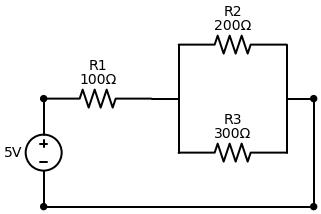

Reproduce this figure in Python.
# diagram.py 파일 상단에 추가할 코드

import matplotlib
import matplotlib
matplotlib.use('TkAgg')  # 또는 'Qt5Agg', 'WxAgg' 등 다른 대화형 백엔드
# 이후 schemdraw 코드 실행
# Streamlit 환경에서 GUI 오류를 방지하기 위해 Agg 백엔드 사용
import os
from typing import List, Dict

#if 'STREAMLIT_SERVER_PORT' in os.environ:
#    matplotlib.use('Agg')
#else:
#    matplotlib.use('Qt5Agg')

import matplotlib.pyplot as plt
import cv2
import schemdraw
import schemdraw.elements as e
import networkx as nx
import argparse
from io import BytesIO
import numpy as np
from PIL import Image
import cv2
from collections import defaultdict

# diagram.py에 추가할 함수들

def drawDiagramFromSpice(spice_file: str, output_path: str = None) -> schemdraw.Drawing:
    """
    SPICE 넷리스트 파일로부터 회로도를 생성합니다.
    
    Args:
        spice_file: SPICE 넷리스트 파일 경로
        output_path: 출력 이미지 파일 경로 (선택사항)
    
    Returns:
        schemdraw.Drawing 객체
    """
    from spice_parser import SpiceParser
    
    # SPICE 파일 파싱
    parser = SpiceParser()
    circuit_data = parser.parse_file(spice_file)
    
    # 컴포넌트를 networkx 그래프로 변환
    G = build_graph_from_spice(circuit_data['components'])
    
    # 회로 토폴로지 분석
    circuit_levels = analyze_spice_topology(G, circuit_data['components'])
    
    # 회로도 그리기
    d = drawDiagramFromSpiceComponents(circuit_data['components'], circuit_levels)
    
    if output_path:
        d.save(output_path)
    
    return d


def build_graph_from_spice(components: List[Dict]) -> nx.Graph:
    """
    SPICE 컴포넌트 리스트로부터 networkx 그래프를 생성합니다.
    """
    G = nx.Graph()
    
    # 노드(넷) 추가
    all_nodes = set()
    for comp in components:
        if isinstance(comp['nodes'], tuple):
            for node in comp['nodes']:
                all_nodes.add(node)
    
    G.add_nodes_from(all_nodes)
    
    # 컴포넌트를 엣지로 추가
    for comp in components:
        if comp['type'] in ['Resistor', 'Capacitor', 'Inductor', 'VoltageSource', 
                           'CurrentSource', 'Diode']:
            n1, n2 = comp['nodes']
            G.add_edge(n1, n2, component=comp)
    
    return G


def analyze_spice_topology(G: nx.Graph, components: List[Dict]) -> List[List[Dict]]:
    """
    SPICE 컴포넌트의 토폴로지를 분석하여 직렬/병렬 구조를 파악합니다.
    """
    # 그라운드 노드 (0) 찾기
    ground_node = 0
    
    # 전압원 찾기
    voltage_sources = [c for c in components if c['type'] == 'VoltageSource']
    
    if not voltage_sources:
        # 전압원이 없으면 모든 컴포넌트를 하나의 레벨로
        return [components]
    
    # 병렬 그룹 찾기
    parallel_groups = find_parallel_components_spice(components)
    
    # 직렬 순서 결정
    circuit_levels = order_series_components_spice(G, parallel_groups, voltage_sources[0])
    
    return circuit_levels


def find_parallel_components_spice(components: List[Dict]) -> List[List[Dict]]:
    """
    같은 두 노드에 연결된 컴포넌트들을 병렬 그룹으로 묶습니다.
    """
    groups = []
    processed = set()
    
    for i, comp1 in enumerate(components):
        if i in processed or comp1['type'] == 'VoltageSource':
            continue
        
        group = [comp1]
        processed.add(i)
        
        # 같은 노드에 연결된 다른 컴포넌트 찾기
        for j, comp2 in enumerate(components):
            if j in processed or j == i or comp2['type'] == 'VoltageSource':
                continue
            
            # 두 컴포넌트가 같은 두 노드에 연결되어 있는지 확인
            if set(comp1['nodes'][:2]) == set(comp2['nodes'][:2]):
                group.append(comp2)
                processed.add(j)
        
        groups.append(group)
    
    return groups


def order_series_components_spice(G: nx.Graph, parallel_groups: List[List[Dict]], 
                                  voltage_source: Dict) -> List[List[Dict]]:
    """
    전압원으로부터의 전류 경로를 따라 컴포넌트 그룹을 정렬합니다.
    """
    # 전압원의 양극에서 시작
    start_node = voltage_source['nodes'][0]
    end_node = voltage_source['nodes'][1]
    
    # 각 병렬 그룹의 대표 노드 쌍 추출
    group_nodes = []
    for group in parallel_groups:
        if group:
            nodes = group[0]['nodes'][:2]
            group_nodes.append((group, set(nodes)))
    
    # 노드 연결 순서에 따라 정렬
    ordered_groups = []
    current_node = start_node
    used_groups = set()
    
    while len(ordered_groups) < len(parallel_groups):
        for i, (group, nodes) in enumerate(group_nodes):
            if i in used_groups:
                continue
            
            if current_node in nodes:
                ordered_groups.append(group)
                used_groups.add(i)
                # 다음 노드로 이동
                for node in nodes:
                    if node != current_node:
                        current_node = node
                        break
                break
    
    # 정렬되지 않은 그룹 추가
    for i, (group, _) in enumerate(group_nodes):
        if i not in used_groups:
            ordered_groups.append(group)
    
    return ordered_groups


def drawDiagramFromSpiceComponents(components: List[Dict], 
                                   circuit_levels: List[List[Dict]]) -> schemdraw.Drawing:
    """
    SPICE 컴포넌트로부터 회로도를 그립니다.
    """
    d = schemdraw.Drawing()
    
    # 전압원 찾기
    voltage_sources = [c for c in components if c['type'] == 'VoltageSource']
    
    if voltage_sources:
        # 전압원 그리기
        vs = voltage_sources[0]
        d += e.SourceV().label(f"{vs['name']}\n{vs['value']}V")
        d.push()
    
    # 각 레벨의 컴포넌트 그리기
    for level_idx, level in enumerate(circuit_levels):
        if not level:
            continue
        
        level_size = len(level)
        
        if level_size == 1:
            # 단일 컴포넌트
            comp = level[0]
            element = get_spice_component_element(comp)
            d += element
            
        else:
            # 병렬 컴포넌트
            d += e.Line().right(d.unit/4).linewidth(0)
            d.push()
            
            # 병렬 브랜치 그리기
            spacing = 1.0
            for i, comp in enumerate(level):
                if i > 0:
                    d.pop()
                    d.push()
                
                # 수직 오프셋 계산
                offset = (i - (level_size-1)/2) * spacing
                
                if offset != 0:
                    d += e.Line().up(offset * d.unit).linewidth(0)
                
                element = get_spice_component_element(comp)
                d += element
                
                if offset != 0:
                    d += e.Line().down(offset * d.unit).linewidth(0)
            
            d.pop()
            d += e.Line().right(d.unit/4).linewidth(0)
    
    # 회로 닫기
    if voltage_sources:
        d.pop()
        d += e.Line().down()
        d += e.Line().left()
    
    return d


def get_spice_component_element(comp: Dict) -> schemdraw.elements.Element:
    """
    SPICE 컴포넌트 정보로부터 schemdraw 엘리먼트를 생성합니다.
    """
    comp_type = comp['type']
    name = comp['name']
    
    if comp_type == 'Resistor':
        value = comp.get('value', 0)
        label = f"{name}\n{format_value(value, 'Ω')}"
        return e.Resistor().right().label(label)
    
    elif comp_type == 'Capacitor':
        value = comp.get('value', 0)
        label = f"{name}\n{format_value(value, 'F')}"
        return e.Capacitor().right().label(label)
    
    elif comp_type == 'Inductor':
        value = comp.get('value', 0)
        label = f"{name}\n{format_value(value, 'H')}"
        return e.Inductor2().right().label(label)
    
    elif comp_type == 'Diode':
        model = comp.get('model', '')
        label = f"{name}\n{model}" if model else name
        return e.Diode().right().label(label)
    
    elif comp_type == 'CurrentSource':
        value = comp.get('value', 0)
        label = f"{name}\n{format_value(value, 'A')}"
        return e.SourceI().right().label(label)
    
    elif comp_type == 'VoltageSource':
        value = comp.get('value', 0)
        label = f"{name}\n{value}V"
        return e.SourceV().right().label(label)
    
    else:
        # 기본값으로 저항 사용
        return e.Resistor().right().label(name)


def format_value(value: float, unit: str) -> str:
    """
    숫자 값을 적절한 단위와 함께 포맷팅합니다.
    """
    if value == 0:
        return f"0{unit}"
    
    # 단위 접두사
    prefixes = [
        (1e12, 'T'), (1e9, 'G'), (1e6, 'M'), (1e3, 'k'),
        (1, ''), (1e-3, 'm'), (1e-6, 'μ'), (1e-9, 'n'), (1e-12, 'p')
    ]
    
    for scale, prefix in prefixes:
        if abs(value) >= scale:
            return f"{value/scale:.2g}{prefix}{unit}"
    
    return f"{value:.2e}{unit}"


# 기존 generate_circuit 함수 수정
def generate_circuit_from_spice(spice_file: str, output_img: str):
    """
    SPICE 파일로부터 회로도를 생성하는 간단한 래퍼 함수
    """
    try:
        # SPICE 파일로부터 회로도 생성
        d = drawDiagramFromSpice(spice_file)
        
        if d:
            d.draw()
            d.save(output_img)
            print(f"✅ SPICE 기반 회로도 생성 완료: {output_img}")
            
            # OpenCV 버전도 저장
            try:
                img_cv = render_drawing_to_cv2(d)
                cv2.imwrite(output_img.replace('.jpg', '_cv.jpg'), img_cv)
            except Exception as e:
                print(f"OpenCV 변환 실패: {e}")
        else:
            print("❌ 회로도 생성 실패")
            
    except Exception as e:
        print(f"❌ SPICE 파싱 오류: {e}")
        import traceback
        traceback.print_exc()

def get_n_clicks(img, window_name, prompts):
    """
    다중 클릭으로 사용자 입력 좌표를 수집합니다.
    """
    pts = []
    clone = img.copy()
    # 첫 번째 프롬프트를 이미지에 표시
    if prompts:
        cv2.putText(clone, prompts[0], (10, 30), cv2.FONT_HERSHEY_SIMPLEX, 0.7, (255, 0, 0), 2)

    def click_event(event, x, y, flags, param):
        nonlocal clone, pts
        if event == cv2.EVENT_LBUTTONDOWN and len(pts) < len(prompts):
            pts.append((x, y))
            clone = img.copy()
            for px, py in pts:
                cv2.circle(clone, (px, py), 5, (0, 0, 255), -1)
            if len(pts) < len(prompts):
                next_msg = prompts[len(pts)]
                cv2.putText(clone, next_msg, (10, 30), cv2.FONT_HERSHEY_SIMPLEX, 0.7, (255, 0, 0), 2)
            cv2.imshow(window_name, clone)
            if len(pts) >= len(prompts):
                cv2.waitKey(500)

    cv2.setMouseCallback(window_name, click_event)
    for msg in prompts:
        print(msg)
    cv2.waitKey(0)
    return pts

def find_parallel_groups(component_nets):
    """
    같은 두 넷에 연결된 컴포넌트들을 병렬 그룹으로 묶습니다.
    """
    groups = []
    processed = set()
    
    for comp_name, nets in component_nets.items():
        if comp_name in processed:
            continue
        
        # 현재 컴포넌트와 같은 넷에 연결된 다른 컴포넌트들 찾기
        current_group = [comp_name]
        processed.add(comp_name)
        
        for other_comp, other_nets in component_nets.items():
            if other_comp != comp_name and other_comp not in processed:
                # 정확히 같은 넷에 연결되어 있으면 병렬
                if nets == other_nets:
                    current_group.append(other_comp)
                    processed.add(other_comp)
        
        groups.append(current_group)
    
    return groups

def analyze_circuit_topology_fixed(G):
    """
    networkx Graph를 분석하여 직렬/병렬 구조를 올바르게 추출합니다.
    수정된 버전: 병렬 연결을 정확히 검출
    """
    # 1) 전압원 찾기
    voltage_nodes = []
    other_components = []
    
    for node, data in G.nodes(data=True):
        if data.get('comp_class') == 'VoltageSource':
            voltage_nodes.append(node)
        else:
            other_components.append({
                'name': node,
                'class': data.get('comp_class'),
                'value': data.get('value', 0)
            })
    
    if not voltage_nodes:
        print("Warning: No voltage source found")
        return []
    
    voltage_node = voltage_nodes[0]
    print(f"DEBUG: Voltage node: {voltage_node}")
    
    # 2) 넷 분석을 통한 병렬 구조 검출
    # 각 컴포넌트가 연결된 넷 정보 추출
    component_nets = {}
    for comp_name in [c['name'] for c in other_components]:
        nets_str = G.nodes[comp_name].get('nets', '')
        if nets_str:
            nets = [int(net) for net in nets_str.split(',')]
            component_nets[comp_name] = set(nets)
            print(f"DEBUG: {comp_name} connected to nets: {nets}")
    
    # 3) 병렬 그룹 찾기
    parallel_groups = find_parallel_groups(component_nets)
    print(f"DEBUG: Parallel groups: {parallel_groups}")
    
    # 4) 직렬 순서 결정
    circuit_levels = build_circuit_levels(parallel_groups, component_nets, other_components)
    print(f"DEBUG: Circuit levels: {circuit_levels}")
    
    return circuit_levels

def build_circuit_levels(parallel_groups, component_nets, other_components):
    """
    병렬 그룹들을 직렬 순서로 배열하여 circuit levels를 구성합니다.
    """
    # 컴포넌트 정보 매핑
    comp_info = {comp['name']: comp for comp in other_components}
    
    # 각 그룹의 넷 연결 정보
    group_nets = {}
    for i, group in enumerate(parallel_groups):
        # 그룹의 첫 번째 컴포넌트의 넷 정보를 그룹 대표로 사용
        group_nets[i] = component_nets[group[0]]
    
    # 넷 기준으로 그룹들을 정렬
    # 가장 작은 넷 번호 기준으로 정렬
    sorted_groups = sorted(enumerate(parallel_groups), 
                          key=lambda x: min(group_nets[x[0]]))
    
    # 컴포넌트 정보 포함하여 최종 레벨 구성
    circuit_levels = []
    for _, group in sorted_groups:
        level = []
        for comp_name in group:
            if comp_name in comp_info:
                level.append(comp_info[comp_name])
        if level:
            circuit_levels.append(level)
    
    return circuit_levels




def find_path_excluding_voltage(G, start, end, voltage_nodes):
    """
    전압원을 제외하고 start에서 end까지의 경로를 찾습니다.
    """
    from collections import deque
    
    queue = deque([(start, [start])])
    visited = set([start])
    
    while queue:
        node, path = queue.popleft()
        
        if node == end:
            return path
        
        for neighbor in G.neighbors(node):
            if neighbor not in visited and neighbor not in voltage_nodes:
                visited.add(neighbor)
                queue.append((neighbor, path + [neighbor]))
    
    return None


def group_parallel_components(G, ordered_components, voltage_nodes):
    """
    순서가 정해진 컴포넌트들 중에서 병렬 연결된 것들을 그룹화합니다.
    """
    if len(ordered_components) <= 1:
        return [ordered_components] if ordered_components else []
    
    # net 연결 정보를 이용해 병렬 구조 찾기
    levels = []
    i = 0
    
    while i < len(ordered_components):
        current_group = [ordered_components[i]]
        current_node = ordered_components[i]['name']
        
        # 같은 두 노드에 연결된 다른 컴포넌트들 찾기
        current_nets = get_component_nets(G, current_node)
        
        j = i + 1
        while j < len(ordered_components):
            other_node = ordered_components[j]['name']
            other_nets = get_component_nets(G, other_node)
            
            # 같은 net에 연결되어 있으면 병렬
            if current_nets == other_nets:
                current_group.append(ordered_components[j])
                ordered_components.pop(j)
            else:
                j += 1
        
        levels.append(current_group)
        i += 1
    
    return levels


def get_component_nets(G, node_name):
    """
    컴포넌트가 연결된 net 정보를 반환합니다.
    """
    node_data = G.nodes[node_name]
    nets_str = node_data.get('nets', '')
    
    if nets_str:
        return set(nets_str.split(','))
    else:
        return set()


def drawDiagramFromGraph_fixed(G, voltage=5.0):
    """
    수정된 networkx Graph 기반 회로도 생성 함수 (병렬 구조 개선)
    """
    # 1) 수정된 회로 토폴로지 분석
    circuit_levels = analyze_circuit_topology_fixed(G)
    
    if not circuit_levels:
        print("No circuit levels found")
        return None
    
    print(f"DEBUG: Found {len(circuit_levels)} levels:")
    for i, level in enumerate(circuit_levels):
        print(f"  Level {i}: {[comp['name'] for comp in level]}")
    
    # 2) diagram_origin.py 스타일로 회로도 생성
    return drawDiagram_fixed_v2(voltage, circuit_levels)


def drawDiagram_fixed_v2(voltage, circuit_levels):
    """
    수정된 회로도 그리기 함수 - 병렬 구조를 정확히 반영
    """
    import schemdraw
    import schemdraw.elements as e
    
    d = schemdraw.Drawing()
    d.push()
    
    components = []
    
    for level_idx, level in enumerate(circuit_levels):
        level_size = len(level)
        
        print(f"DEBUG: Drawing level {level_idx} with {level_size} components: {[c['name'] for c in level]}")
        
        if level_size == 1:
            # 단일 컴포넌트 (직렬)
            comp = level[0]
            with schemdraw.Drawing(show=False) as single_comp:
                element = get_component_element(comp)
                single_comp += element
            components.append(single_comp)
            
        elif level_size == 2:
            # 병렬 컴포넌트 2개
            with schemdraw.Drawing(show=False) as parallel_2:
                parallel_2 += e.Line().right(parallel_2.unit/4)
                parallel_2.push()
                
                # 위쪽 컴포넌트
                parallel_2 += e.Line().up(parallel_2.unit/2)
                element1 = get_component_element(level[0])
                parallel_2 += element1
                parallel_2 += e.Line().down(parallel_2.unit/2)
                parallel_2.pop()
                
                # 아래쪽 컴포넌트  
                parallel_2 += e.Line().down(parallel_2.unit/2)
                element2 = get_component_element(level[1])
                parallel_2 += element2
                parallel_2 += e.Line().up(parallel_2.unit/2)
                
                # 연결선
                parallel_2 += e.Line().right(parallel_2.unit/4)
            components.append(parallel_2)
            
        elif level_size == 3:
            # 병렬 컴포넌트 3개
            with schemdraw.Drawing(show=False) as parallel_3:
                parallel_3 += e.Line().right(parallel_3.unit/4)
                parallel_3.push()
                
                # 위쪽
                parallel_3 += e.Line().up(parallel_3.unit/2)
                element1 = get_component_element(level[0])
                parallel_3 += element1
                parallel_3 += e.Line().down(parallel_3.unit/2)
                parallel_3.pop()
                
                # 중간
                parallel_3.push()
                element2 = get_component_element(level[1])
                parallel_3 += element2
                parallel_3.pop()
                
                # 아래쪽
                parallel_3 += e.Line().down(parallel_3.unit/2)
                element3 = get_component_element(level[2])
                parallel_3 += element3
                parallel_3 += e.Line().up(parallel_3.unit/2)
                
                # 연결선
                parallel_3 += e.Line().right(parallel_3.unit/4)
            components.append(parallel_3)
            
        else:
            # 4개 이상의 병렬 컴포넌트
            with schemdraw.Drawing(show=False) as multi_parallel:
                multi_parallel += e.Line().right(multi_parallel.unit/4)
                multi_parallel.push()
                
                # 수직 간격 계산
                spacing = 0.8
                for i, comp in enumerate(level):
                    if i > 0:
                        multi_parallel.pop()
                        multi_parallel.push()
                    
                    # 중심을 기준으로 대칭 배치
                    vertical_offset = (i - (level_size-1)/2) * spacing
                    
                    if vertical_offset != 0:
                        multi_parallel += e.Line().up(vertical_offset * multi_parallel.unit)
                    
                    element = get_component_element(comp)
                    multi_parallel += element
                    
                    if vertical_offset != 0:
                        multi_parallel += e.Line().down(vertical_offset * multi_parallel.unit)
                
                multi_parallel.pop()
                multi_parallel += e.Line().right(multi_parallel.unit/4)
            components.append(multi_parallel)
    
    # 컴포넌트들을 직렬로 연결
    for comp in components:
        d += e.ElementDrawing(comp)
    
    # 전원 및 연결선 추가
    d += (n1 := e.Dot())
    d += e.Line().down().at(n1.end)
    d += (n2 := e.Dot())
    d.pop()
    d += (n3 := e.Dot())
    d += e.SourceV().down().label(f"{voltage}V").at(n3.end).reverse()
    d += (n4 := e.Dot())
    d += e.Line().right().endpoints(n4.end, n2.end)
    
    return d

def detect_parallel_groups(level_components, G):
    """
    한 레벨 내에서 병렬 연결된 컴포넌트 그룹을 찾습니다.
    """
    if len(level_components) <= 1:
        return [level_components]
    
    # 각 컴포넌트의 연결 상태 분석
    groups = []
    ungrouped = level_components.copy()
    
    while ungrouped:
        current_group = [ungrouped[0]]
        ungrouped.remove(ungrouped[0])
        
        # 같은 노드에 연결된 컴포넌트들 찾기
        for comp in current_group:
            comp_neighbors = set(G.neighbors(comp['name']))
            
            for other in ungrouped.copy():
                other_neighbors = set(G.neighbors(other['name']))
                
                # 공통 이웃이 있으면 병렬 연결
                if comp_neighbors & other_neighbors:
                    current_group.append(other)
                    ungrouped.remove(other)
        
        groups.append(current_group)
    
    return groups


def drawDiagramFromGraph(G, voltage=5.0):
    """
    networkx Graph로부터 회로도를 그립니다 (diagram_origin.py 스타일)
    """
    # 1) 회로 토폴로지 분석
    circuit_levels = analyze_circuit_topology_fixed(G)
    
    if not circuit_levels:
        print("No circuit levels found")
        return None
    
    # 2) 각 레벨에서 병렬 그룹 검출
    processed_levels = []
    for level in circuit_levels:
        parallel_groups = detect_parallel_groups(level, G)
        
        # 그룹별로 컴포넌트 정리
        level_groups = []
        for group in parallel_groups:
            if len(group) == 1:
                # 단일 컴포넌트
                level_groups.append(group)
            else:
                # 병렬 그룹
                level_groups.append(group)
        
        processed_levels.extend(level_groups)
    
    # 3) schemdraw로 그리기
    return drawDiagram(voltage, processed_levels)


def drawDiagram(voltage, circuit_levels):
    """
    diagram_origin.py 기반의 회로도 그리기 함수 (개선된 버전)
    """
    d = schemdraw.Drawing()
    d.push()
    
    components = []
    
    for level in circuit_levels:
        level_size = len(level)
        
        if level_size == 1:
            # 단일 컴포넌트
            comp = level[0]
            with schemdraw.Drawing(show=False) as single_comp:
                element = get_component_element(comp)
                single_comp += element
            components.append(single_comp)
            
        elif level_size == 2:
            # 병렬 저항 2개
            with schemdraw.Drawing(show=False) as parallel_2:
                parallel_2 += e.Line().right(parallel_2.unit/4)
                parallel_2.push()
                
                # 위쪽 컴포넌트
                parallel_2 += e.Line().up(parallel_2.unit/2)
                element1 = get_component_element(level[0])
                parallel_2 += element1
                parallel_2 += e.Line().down(parallel_2.unit/2)
                parallel_2.pop()
                
                # 아래쪽 컴포넌트  
                parallel_2 += e.Line().down(parallel_2.unit/2)
                element2 = get_component_element(level[1])
                parallel_2 += element2
                parallel_2 += e.Line().up(parallel_2.unit/2)
                
                # 연결선
                parallel_2 += e.Line().right(parallel_2.unit/4)
            components.append(parallel_2)
            
        elif level_size == 3:
            # 병렬 저항 3개
            with schemdraw.Drawing(show=False) as parallel_3:
                parallel_3 += e.Line().right(parallel_3.unit/4)
                parallel_3.push()
                
                # 위쪽
                parallel_3 += e.Line().up(parallel_3.unit/2)
                element1 = get_component_element(level[0])
                parallel_3 += element1
                parallel_3 += e.Line().down(parallel_3.unit/2)
                parallel_3.pop()
                
                # 중간
                parallel_3.push()
                element2 = get_component_element(level[1])
                parallel_3 += element2
                parallel_3.pop()
                
                # 아래쪽
                parallel_3 += e.Line().down(parallel_3.unit/2)
                element3 = get_component_element(level[2])
                parallel_3 += element3
                parallel_3 += e.Line().up(parallel_3.unit/2)
                
                # 연결선
                parallel_3 += e.Line().right(parallel_3.unit/4)
            components.append(parallel_3)
            
        else:
            # 4개 이상인 경우 간단히 처리
            with schemdraw.Drawing(show=False) as multi_parallel:
                multi_parallel += e.Line().right(multi_parallel.unit/4)
                multi_parallel.push()
                
                spacing = 1.0 / level_size
                for i, comp in enumerate(level):
                    if i > 0:
                        multi_parallel.pop()
                        multi_parallel.push()
                    
                    offset = (i - (level_size-1)/2) * spacing
                    if offset != 0:
                        multi_parallel += e.Line().up(offset * multi_parallel.unit)
                    
                    element = get_component_element(comp)
                    multi_parallel += element
                    
                    if offset != 0:
                        multi_parallel += e.Line().down(offset * multi_parallel.unit)
                
                multi_parallel.pop()
                multi_parallel += e.Line().right(multi_parallel.unit/4)
            components.append(multi_parallel)
    
    # 컴포넌트들을 직렬로 연결
    for comp in components:
        d += e.ElementDrawing(comp)
    
    # 전원 및 연결선 추가
    d += (n1 := e.Dot())
    d += e.Line().down().at(n1.end)
    d += (n2 := e.Dot())
    d.pop()
    d += (n3 := e.Dot())
    d += e.SourceV().down().label(f"{voltage}V").at(n3.end).reverse()
    d += (n4 := e.Dot())
    d += e.Line().right().endpoints(n4.end, n2.end)
    
    return d


def get_component_element(comp):
    """
    컴포넌트 정보로부터 schemdraw 엘리먼트를 생성합니다.
    """
    comp_class = comp.get('class', '')
    name = comp.get('name', 'Unknown')
    value = comp.get('value', 0)
    
    if comp_class == 'Resistor':
        label_text = f"{name}\n{value}Ω"
        return e.Resistor().right().label(label_text)
    elif comp_class == 'Capacitor':
        label_text = f"{name}\n{value}F"
        return e.Capacitor().right().label(label_text)
    elif comp_class == 'Diode':
        return e.Diode().right().label(name)
    elif comp_class == 'LED':
        return e.LED().right().label(name)
    elif comp_class == 'IC':
        return e.RBox(width=2, height=1).right().label(name)
    else:
        return e.Resistor().right().label(f"{name}\n{value}")


# 기존 함수들 유지 (호환성을 위해)
def draw_connectivity_graph(comps, power_plus=None, power_minus=None, output_path=None):
    """전원 및 컴포넌트를 노드로, 공통 Net을 엣지로 그리는 그래프"""
    G = nx.Graph()
    for comp in comps:
        G.add_node(comp['name'], type=comp['class'])
    for i, c1 in enumerate(comps):
        for c2 in comps[i+1:]:
            shared = set(c1['nodes']) & set(c2['nodes'])
            if shared:
                G.add_edge(c1['name'], c2['name'], nets=','.join(map(str, shared)))
    if power_plus:
        net_p, _ = power_plus
        G.add_node('V+', type='Power+')
        for comp in comps:
            if net_p in comp['nodes']:
                G.add_edge('V+', comp['name'], nets=str(net_p))
    if power_minus:
        net_m, _ = power_minus
        G.add_node('V-', type='Power-')
        for comp in comps:
            if net_m in comp['nodes']:
                G.add_edge('V-', comp['name'], nets=str(net_m))
    pos = nx.spring_layout(G, seed=42)
    plt.figure(figsize=(6,6))
    colors = ['lightgreen' if G.nodes[n]['type'].startswith('Power') else 'lightblue' for n in G.nodes()]
    nx.draw_networkx_nodes(G, pos, node_color=colors, node_size=800)
    nx.draw_networkx_edges(G, pos, width=2)
    nx.draw_networkx_labels(G, pos)
    nx.draw_networkx_edge_labels(G, pos, nx.get_edge_attributes(G, 'nets'), font_color='red')
    plt.axis('off')
    plt.tight_layout()
    if output_path: plt.savefig(output_path, dpi=200)
    plt.show()
    return G

def render_drawing_to_cv2(drawing: schemdraw.Drawing, dpi: int = 200) -> np.ndarray:
    """
    Schemdraw Drawing 객체를 PIL→OpenCV BGR 이미지(Numpy)로 변환하여 반환합니다.
    """
    try:
        # 방법 1: schemdraw의 내장 get_imagedata 메서드 사용
        if hasattr(drawing, 'get_imagedata'):
            try:
                # PNG 형태로 이미지 데이터 얻기
                img_data = drawing.get_imagedata('png')
                
                # 바이트 데이터를 PIL Image로 변환
                pil_img = Image.open(BytesIO(img_data)).convert('RGB')
                arr = np.array(pil_img)
                
                # RGB → BGR(OpenCV)로 변환
                return cv2.cvtColor(arr, cv2.COLOR_RGB2BGR)
            except:
                pass
        
        # 방법 2: matplotlib을 이용한 변환
        # 먼저 drawing을 그리기
        if not hasattr(drawing, '_drawn') or not drawing._drawn:
            drawing.draw()
        
        # 현재 matplotlib figure 가져오기
        import matplotlib.pyplot as plt
        fig = plt.gcf()
        
        # 메모리 버퍼에 PNG로 저장
        buf = BytesIO()
        fig.savefig(buf, format='png', dpi=dpi, bbox_inches='tight', 
                   facecolor='white', edgecolor='none')
        buf.seek(0)
        
        # PIL로 읽어서 numpy array 변환
        pil_img = Image.open(buf).convert('RGB')
        arr = np.array(pil_img)
        
        # 버퍼 정리
        buf.close()
        
        # RGB → BGR(OpenCV)로 변환
        return cv2.cvtColor(arr, cv2.COLOR_RGB2BGR)
        
    except Exception as e:
        print(f"Warning: Failed to convert drawing to OpenCV format: {e}")
        
        # 방법 3: 빈 이미지 반환 (fallback)
        # 대안으로 빈 흰색 이미지 생성
        height, width = 400, 600
        blank_img = np.ones((height, width, 3), dtype=np.uint8) * 255
        
        # 중앙에 "Error" 텍스트 추가
        cv2.putText(blank_img, "Diagram Generation Error", 
                   (50, height//2), cv2.FONT_HERSHEY_SIMPLEX, 
                   1, (0, 0, 255), 2)
        
        return blank_img


def create_example_circuit(circuit_type='voltage_divider') -> list[dict]:
    """예시 회로를 생성합니다."""
    if circuit_type=='voltage_divider':
        return [
            {'name':'R1','class':'Resistor','value':10000,'nodes':(1,2)},
            {'name':'R2','class':'Resistor','value':5000,'nodes':(2,0)}
        ]
    elif circuit_type=='rc_filter':
        return [
            {'name':'R1','class':'Resistor','value':4700,'nodes':(1,2)},
            {'name':'C1','class':'Capacitor','value':1e-6,'nodes':(2,0)}
        ]
    elif circuit_type=='led_circuit':
        return [
            {'name':'D1','class':'LED','value':2.0,'nodes':(1,2)},
            {'name':'R1','class':'Resistor','value':220,'nodes':(2,0)}
        ]
    else:
        return [{'name':'R1','class':'Resistor','value':1000,'nodes':(1,0)}]


# diagram.py에 추가할 개선된 함수들

import networkx as nx
from collections import defaultdict

def analyze_circuit_connectivity(G):
    """
    회로 그래프의 연결 상태를 분석하여 연결된 컴포넌트 그룹들을 반환합니다.
    
    Returns:
        list: 각 원소는 연결된 컴포넌트 그룹 (disconnected인 경우 여러 그룹)
        bool: 전체 회로가 연결되어 있는지 여부
    """
    # 1) 전압원 제외한 그래프 생성 (전압원은 회로 연결성과 별개)
    non_voltage_nodes = [
        node for node, data in G.nodes(data=True) 
        if data.get('comp_class') != 'VoltageSource'
    ]
    
    if not non_voltage_nodes:
        return [], False
    
    # 전압원을 제외한 서브그래프
    sub_G = G.subgraph(non_voltage_nodes)
    
    # 2) 연결된 컴포넌트 그룹 찾기
    connected_components = list(nx.connected_components(sub_G))
    
    # 3) 각 그룹을 컴포넌트 정보로 변환
    component_groups = []
    for component_set in connected_components:
        group = []
        for node in component_set:
            node_data = G.nodes[node]
            group.append({
                'name': node,
                'class': node_data.get('comp_class'),
                'value': node_data.get('value', 0)
            })
        component_groups.append(group)
    
    # 4) 전체 연결성 확인
    is_fully_connected = len(connected_components) == 1
    
    return component_groups, is_fully_connected


def analyze_circuit_topology_improved(G):
    """
    개선된 회로 토폴로지 분석 - 연결 상태를 고려함
    """
    print("=== 회로 연결성 분석 시작 ===")
    
    # 1) 연결 상태 분석
    component_groups, is_connected = analyze_circuit_connectivity(G)
    
    print(f"연결된 그룹 수: {len(component_groups)}")
    print(f"전체 연결 상태: {'연결됨' if is_connected else '끊어짐'}")
    
    if not is_connected:
        print("⚠️  경고: 회로가 완전히 연결되지 않았습니다!")
        for i, group in enumerate(component_groups):
            print(f"  그룹 {i+1}: {[comp['name'] for comp in group]}")
    
    # 2) 각 연결된 그룹에 대해 직렬/병렬 분석
    all_circuit_levels = []
    
    for group_idx, group in enumerate(component_groups):
        print(f"\n--- 그룹 {group_idx+1} 분석 ---")
        
        # 해당 그룹만의 서브그래프 생성
        group_nodes = [comp['name'] for comp in group]
        group_graph = G.subgraph(group_nodes)
        
        # 병렬 구조 분석
        component_nets = {}
        for comp_name in group_nodes:
            nets_str = G.nodes[comp_name].get('nets', '')
            if nets_str:
                nets = [int(net) for net in nets_str.split(',')]
                component_nets[comp_name] = set(nets)
        
        # 병렬 그룹 찾기
        parallel_groups = find_parallel_groups(component_nets)
        print(f"병렬 그룹: {parallel_groups}")
        
        # 컴포넌트 정보와 결합
        group_levels = []
        for p_group in parallel_groups:
            level = []
            for comp_name in p_group:
                comp_info = next(comp for comp in group if comp['name'] == comp_name)
                level.append(comp_info)
            group_levels.append(level)
        
        all_circuit_levels.extend(group_levels)
    
    return all_circuit_levels, is_connected


def drawDiagramFromGraph_with_connectivity_check(G, voltage=5.0):
    """
    연결 상태를 확인하여 끊어진 회로는 별도로 표시하는 개선된 함수
    """
    # 1) 연결성 분석
    circuit_levels, is_connected = analyze_circuit_topology_improved(G)
    
    if not circuit_levels:
        print("❌ 그릴 수 있는 회로 요소가 없습니다.")
        return None
    
    # 2) 연결되지 않은 경우 경고 메시지와 함께 부분 회로도 생성
    if not is_connected:
        print("⚠️  주의: 연결되지 않은 회로 요소들이 있습니다. 연결된 부분만 그립니다.")
        
        # 각 연결된 그룹별로 별도 다이어그램 생성 가능
        # 또는 모든 그룹을 하나의 다이어그램에 표시 (점선으로 구분)
    
    # 3) 회로도 그리기
    return drawDiagram_with_disconnection_indicator(voltage, circuit_levels, is_connected)


def drawDiagram_with_disconnection_indicator(voltage, circuit_levels, is_connected):
    """
    연결 끊김을 시각적으로 표시하는 회로도 그리기
    """
    import schemdraw
    import schemdraw.elements as e
    
    d = schemdraw.Drawing()
    
    # 연결되지 않은 경우 제목에 경고 표시
    if not is_connected:
        d += e.Label().label("⚠️ DISCONNECTED CIRCUIT ⚠️").color('red').at((0, 1))
    
    d.push()
    
    components = []
    
    for level_idx, level in enumerate(circuit_levels):
        level_size = len(level)
        
        # 연결 끊김을 나타내는 특별한 처리
        if level_idx > 0 and not is_connected:
            # 점선으로 끊어진 연결 표시
            d += e.Line().linestyle('--').color('red').length(1)
            d += e.Label().label("BREAK").color('red').fontsize(8)
        
        # 기존 레벨 그리기 로직
        if level_size == 1:
            comp = level[0]
            element = get_component_element(comp)
            d += element
            
        elif level_size == 2:
            # 병렬 2개
            d += e.Line().right(d.unit/4)
            d.push()
            
            # 위쪽
            d += e.Line().up(d.unit/2)
            element1 = get_component_element(level[0])
            d += element1
            d += e.Line().down(d.unit/2)
            d.pop()
            
            # 아래쪽  
            d += e.Line().down(d.unit/2)
            element2 = get_component_element(level[1])
            d += element2
            d += e.Line().up(d.unit/2)
            
            d += e.Line().right(d.unit/4)
            
        # ... (기타 병렬 조합 처리)
    
    # 전원 연결 (연결된 경우만)
    if is_connected:
        d += (n1 := e.Dot())
        d += e.Line().down().at(n1.end)
        d += (n2 := e.Dot())
        d.pop()
        d += (n3 := e.Dot())
        d += e.SourceV().down().label(f"{voltage}V").at(n3.end).reverse()
        d += (n4 := e.Dot())
        d += e.Line().right().endpoints(n4.end, n2.end)
    else:
        # 연결되지 않은 경우 전원을 별도로 표시하거나 생략
        d += e.Label().label("전원 연결 불가 - 회로 끊어짐").color('red')
    
    return d


def validate_circuit_connectivity(G):
    """
    회로의 연결성을 검증하고 문제점을 리포트
    """
    component_groups, is_connected = analyze_circuit_connectivity(G)
    
    report = {
        'is_connected': is_connected,
        'num_groups': len(component_groups),
        'groups': component_groups,
        'issues': []
    }
    
    if not is_connected:
        report['issues'].append(f"회로가 {len(component_groups)}개 그룹으로 분리됨")
        
        # 각 그룹의 크기 분석
        group_sizes = [len(group) for group in component_groups]
        isolated_components = [i for i, size in enumerate(group_sizes) if size == 1]
        
        if isolated_components:
            isolated_names = [component_groups[i][0]['name'] for i in isolated_components]
            report['issues'].append(f"고립된 컴포넌트: {isolated_names}")
        
        # 전압원 연결 확인
        has_voltage_source = any(
            data.get('comp_class') == 'VoltageSource' 
            for node, data in G.nodes(data=True)
        )
        
        if has_voltage_source and not is_connected:
            report['issues'].append("전압원이 일부 컴포넌트와 연결되지 않음")
    
    return report


# circuit_generator.py의 generate_circuit 함수에 추가할 검증 코드
def add_connectivity_validation_to_generate_circuit():
    """
    generate_circuit 함수에 추가할 연결성 검증 코드
    """
    # generate_circuit 함수 내에서 그래프 생성 후 추가:
    
    # G = build_circuit_graph(mapped) 다음에 추가
    
    # 연결성 검증
    connectivity_report = validate_circuit_connectivity(G)
    
    if not connectivity_report['is_connected']:
        print("\n🚨 회로 연결성 문제 감지!")
        for issue in connectivity_report['issues']:
            print(f"  - {issue}")
        
        print(f"\n연결된 그룹별 컴포넌트:")
        for i, group in enumerate(connectivity_report['groups']):
            component_names = [comp['name'] for comp in group]
            print(f"  그룹 {i+1}: {component_names}")
    else:
        print("\n✅ 회로가 올바르게 연결되었습니다.")
    
    return connectivity_report

# 새로운 함수 추가
def draw_connectivity_graph_from_nx(G, output_path=None, show = False):
    """
    이미 생성된 networkx Graph를 시각화
    """
    import matplotlib.pyplot as plt
    import networkx as nx
    import numpy as np
    
    if len(G.nodes()) == 0:
        print("Empty graph - skipping visualization")
        return
    
    # 컴포넌트 타입별 색상 정의
    color_map = {
        'VoltageSource': '#FF6B6B',  # 빨간색
        'Resistor': '#4ECDC4',       # 청록색
        'Capacitor': '#45B7D1',      # 파란색
        'Diode': '#96CEB4',          # 초록색
        'LED': '#FFEAA7',            # 노란색
        'IC': '#DDA0DD',             # 보라색
        'Wire': '#95A5A6',           # 회색
        'Unknown': '#BDC3C7'         # 연회색
    }
    
    # 레이아웃 계산
    pos = nx.spring_layout(G, seed=42, k=1.5, iterations=50)
    
    # 노드 색상 설정
    node_colors = []
    node_labels = {}
    
    for node, data in G.nodes(data=True):
        # 클래스 정규화
        comp_type = data.get('comp_class') or data.get('type') or 'Unknown'
        if comp_type in ['VoltageSource', 'V+', 'V-']:
            comp_type = 'VoltageSource'
        
        node_colors.append(color_map.get(comp_type, '#BDC3C7'))
        
        # 라벨 생성
        label = str(node)
        if 'value' in data and data['value'] != 0:
            if comp_type == 'Resistor':
                label += f"\n{data['value']}Ω"
            elif comp_type == 'VoltageSource':
                label += f"\n{data['value']}V"
            elif comp_type == 'Capacitor':
                label += f"\n{data['value']}F"
        node_labels[node] = label
    
    # 그래프 그리기
    plt.figure(figsize=(10, 8))
    
    # 노드 그리기
    nx.draw_networkx_nodes(G, pos, node_color=node_colors, 
                          node_size=1500, alpha=0.9, edgecolors='black', linewidths=1.5)
    
    # 엣지 그리기
    nx.draw_networkx_edges(G, pos, edge_color='#7F8C8D', 
                          width=2, alpha=0.7)
    
    # 라벨 그리기
    nx.draw_networkx_labels(G, pos, labels=node_labels, 
                           font_size=9, font_weight='bold')
    
    # 엣지 라벨 (nets 정보가 있으면)
    edge_labels = {}
    for u, v, data in G.edges(data=True):
        if 'nets' in data:
            edge_labels[(u, v)] = str(data['nets'])
    
    if edge_labels:
        nx.draw_networkx_edge_labels(G, pos, edge_labels, 
                                    font_size=8, font_color='red')
    
    # 제목 및 정보
    plt.title(f"Circuit Connectivity Graph\nNodes: {len(G.nodes())}, Edges: {len(G.edges())}", 
             fontsize=14, fontweight='bold')
    plt.axis('off')
    
    # 범례 추가
    legend_elements = []
    used_types = set()
    for _, data in G.nodes(data=True):
        comp_type = data.get('comp_class') or data.get('type') or 'Unknown'
        if comp_type in ['VoltageSource', 'V+', 'V-']:
            comp_type = 'VoltageSource'
        used_types.add(comp_type)
    
    for comp_type in sorted(used_types):
        legend_elements.append(plt.Line2D([0], [0], marker='o', color='w', 
                                        markerfacecolor=color_map.get(comp_type, '#BDC3C7'),
                                        markersize=10, label=comp_type))
    
    plt.legend(handles=legend_elements, loc='upper left', bbox_to_anchor=(1, 1))
    
    plt.tight_layout()
    
    if output_path:
        plt.savefig(output_path, dpi=300, bbox_inches='tight')
        print(f"Connectivity graph saved: {output_path}")
    
    if show == True:
        plt.show()
    return plt.gcf()




if __name__=='__main__':
    import argparse, os
    parser = argparse.ArgumentParser()
    parser.add_argument('--power-plus', nargs=2, type=int, help='net x')
    parser.add_argument('--power-minus', nargs=2, type=int, help='net x')
    parser.add_argument('--voltage', type=float, default=5)
    parser.add_argument('--output', type=str, default='diagram.jpg')
    args = parser.parse_args()
    
    # 예시 사용 - networkx Graph로부터 회로도 생성
    from circuit_generator import build_circuit_graph
    
    # 예시 회로 데이터
    mapped = [
        {"name":"R1","class":"Resistor","value":100,"nodes":(1,2)},
        {"name":"R2","class":"Resistor","value":200,"nodes":(2,3)},
        {"name":"R3","class":"Resistor","value":300,"nodes":(2,3)},  # R2와 병렬
        {"name":"V1","class":"VoltageSource","value":5,"nodes":(1,3)}
    ]
    
    G = build_circuit_graph(mapped)
    d = drawDiagramFromGraph_fixed(G, args.voltage)
    
    if d:
        d.draw()
        d.save(args.output)
        print(f"Saved: {args.output}")
    else:
        print("Failed to generate diagram")